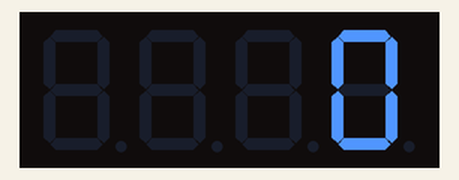
Bench run of a sketch on a simulated ESP32. On the bench: 4-digit seven-segment display.

Above: at 0.1 s.
At 4.1 s:
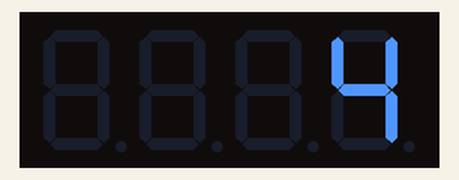
At 9.1 s:
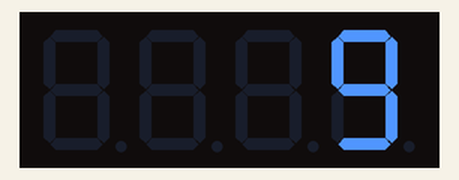
At 19.1 s:
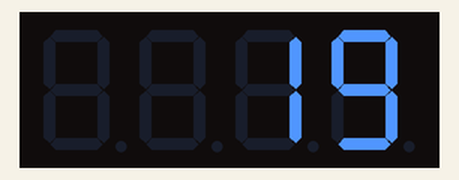
At 28.1 s:
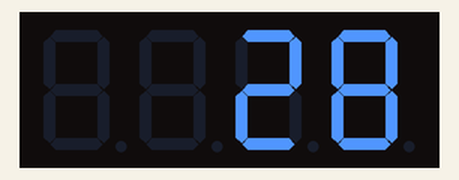
At 38.1 s:
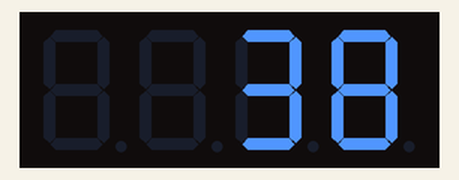

Measured:
- what the display in image 1 shows lasts 1.0 s, from 4.0 s to 5.0 s

The sketch:

test-7seg-backpack.ino
```cpp
#include <Wire.h>
#include <Adafruit_GFX.h>
#include <Adafruit_LEDBackpack.h>

Adafruit_7segment display = Adafruit_7segment();

void setup() {
  Wire.begin(21, 22);      // ESP32 default I2C pins
  display.begin(0x70);     // HT16K33 default I2C address
}

void loop() {
  static int counter = 0;

  display.print(counter);  // Show the number
  display.writeDisplay();  // Push to display

  counter++;
  if (counter > 9999) counter = 0;

  delay(1000);
}
```
